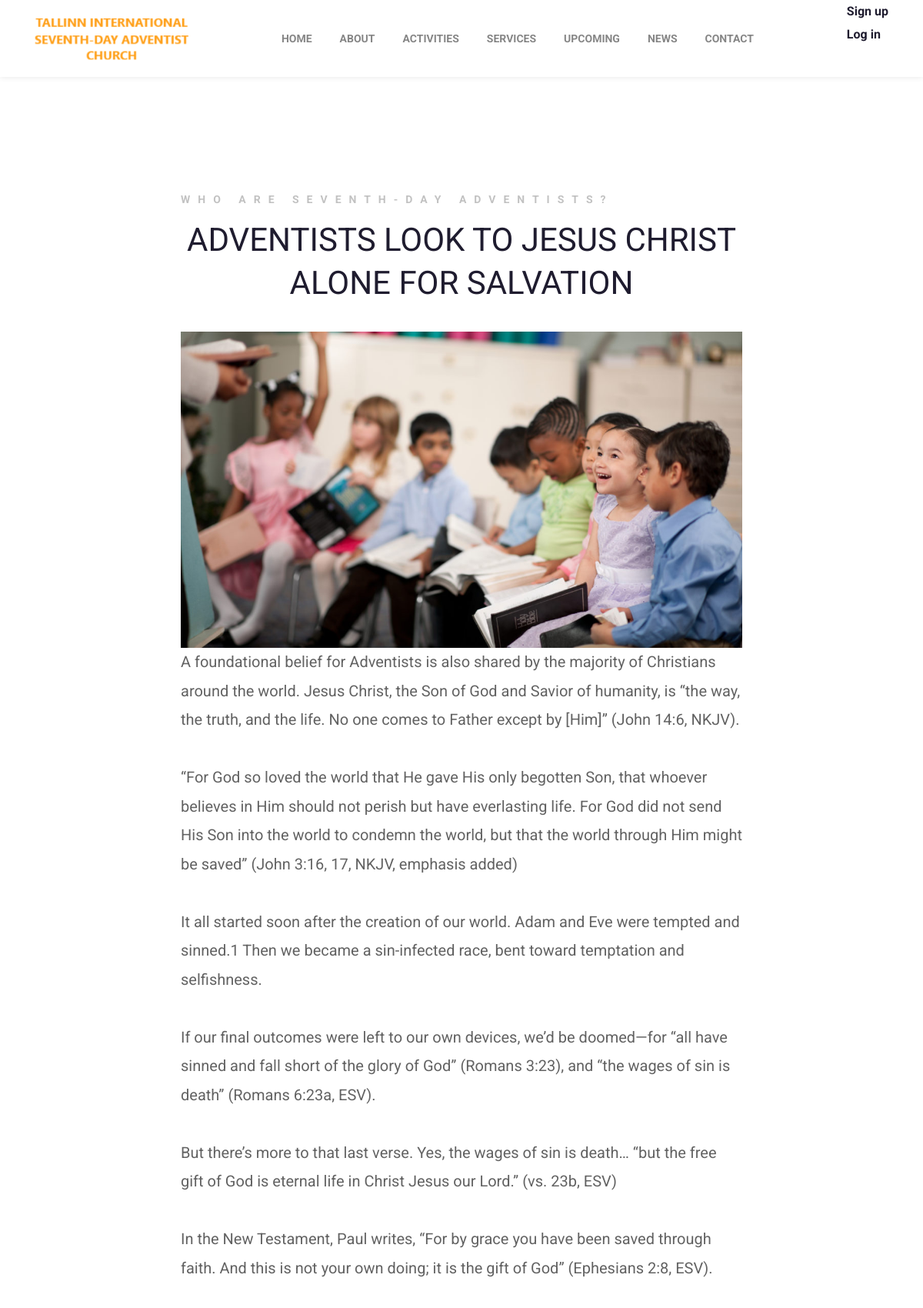
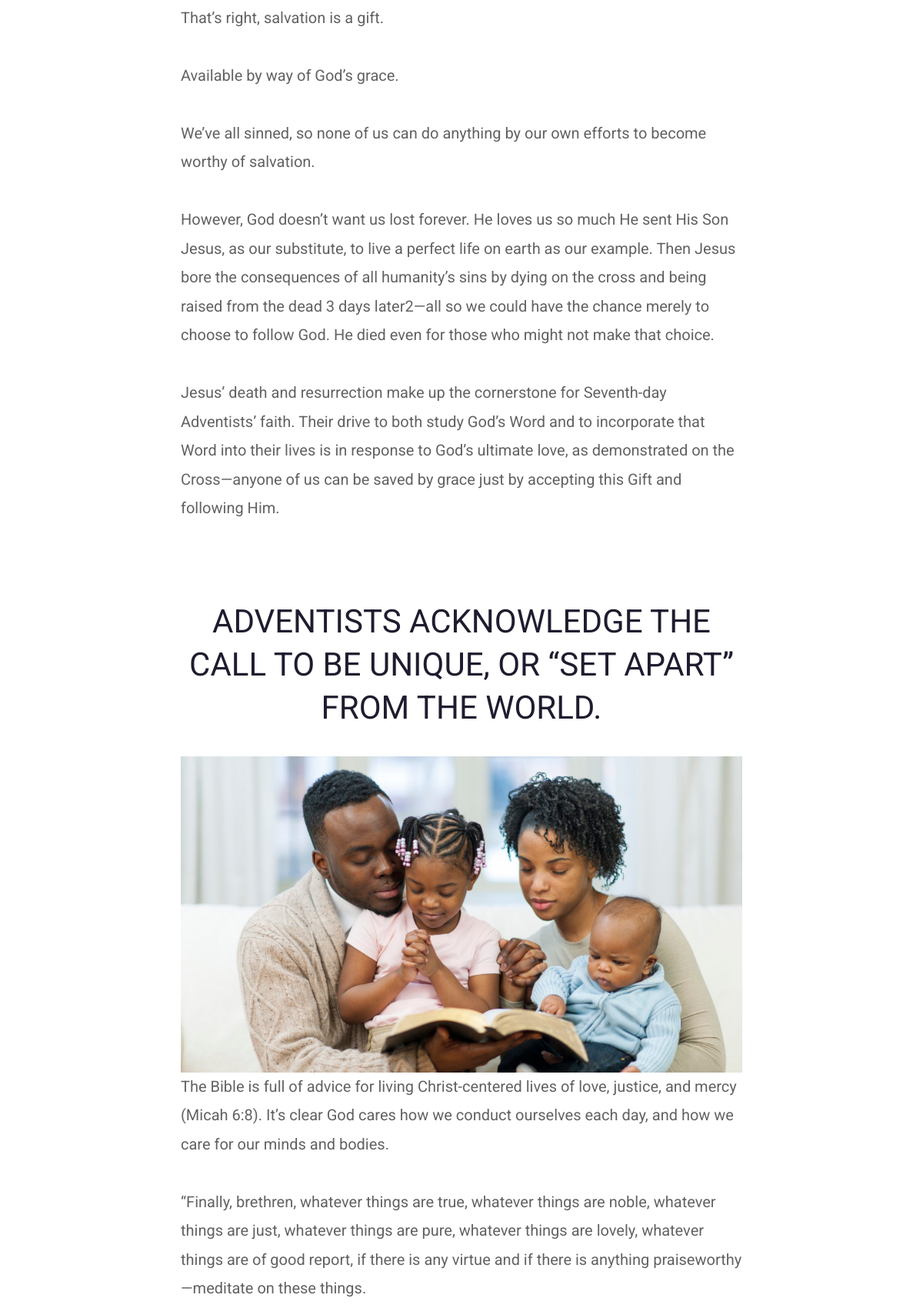
/about (upper part), run on the app's committed database (2 pictures, top to bottom).
### tisdac_app/models.py (models this page shows)
class About(models.Model):  # https://www.adventist.org/who-are-seventh-day-adventists/
    title = models.CharField(max_length=300, default='')
    article = models.TextField(default='')
    image = models.FileField(upload_to='about', null=True, blank=True)

### tisdac_app/views.py (the view)
# urls.py: path('about', cache_page(0)(views.about), name='tisdac-about'),
def about(request):
    articles = About.objects.all()
    return render(request, 'tisdac_app/about.html', {'articles': articles})

### tisdac_app/templates/tisdac_app/about.html (shortened to what this page needs)
{% extends 'tisdac_app/base.html' %}
{% load static %}
	{% block content %}
		<div class="page-wrap">
			{% include 'includes/header_2.html' %}
			<div class="md-content">
				<section class="md-section">
					<div class="container">
						<div class="row">
							<div class="col-lg-10 col-xl-8 offset-0 offset-sm-0 offset-md-0 offset-lg-1 offset-xl-2 ">
								<h6 class="title-01__subTitle">Who are Seventh-day Adventists?</h6>
								{% for article in articles %}
								<div class="title-01 title-01__style-04">
									<h5 class="title-01__title">{{ article.title}}</h5>
									{% if article.image %}
									<div><img src="{{ article.image.url }}" alt=""/></div>
									{% endif %}
									<div align= left style='font-size:20px;' class="articles"> {{ article.article|linebreaksbr }}</div>
								</div>
								{% endfor %}
							</div>
						</div>
					</div>
				</section>
			</div>
		</div>
	{% endblock %}

### data on the page
About: title "ADVENTISTS LOOK TO JESUS CHRIST ALONE FOR SALVATION", image (picture), article "A foundational belief for Adventists is also shared by the majority of Christians around the world. Jesus Christ, the Son of God and Savior of humanity, is “the way, the truth, and the life. No one comes to Father except by [Him]” (John 14:6, NKJV). “For God so loved the world that He gave His only begotten Son, that whoever believes in Him should not perish but have everlasting life. For God did not send His Son into the world to condemn the world, but that the world through Him might be saved” (John 3:16, 17, NKJV, emphasis added) It all started soon after the creation of our world. Adam and Eve were tempted and sinned.1 Then we became a sin-infected race, bent toward temptation and…"
About: title "ADVENTISTS ACKNOWLEDGE THE CALL TO BE UNIQUE, OR “SET APART” FROM THE WORLD.", image (picture), article "The Bible is full of advice for living Christ-centered lives of love, justice, and mercy (Micah 6:8). It’s clear God cares how we conduct ourselves each day, and how we care for our minds and bodies. “Finally, brethren, whatever things are true, whatever things are noble, whatever things are just, whatever things are pure, whatever things are lovely, whatever things are of good report, if there is any virtue and if there is anything praiseworthy—meditate on these things."
